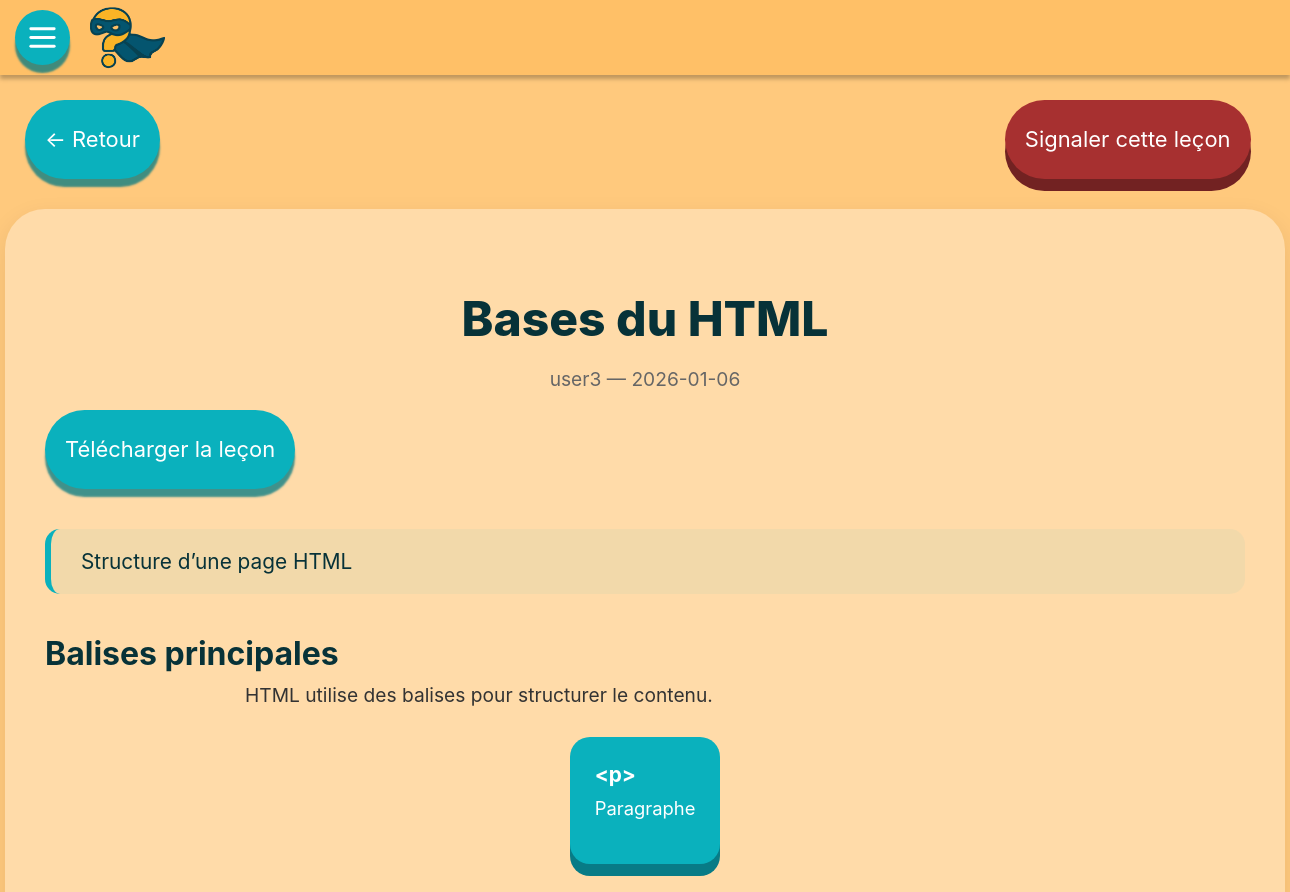
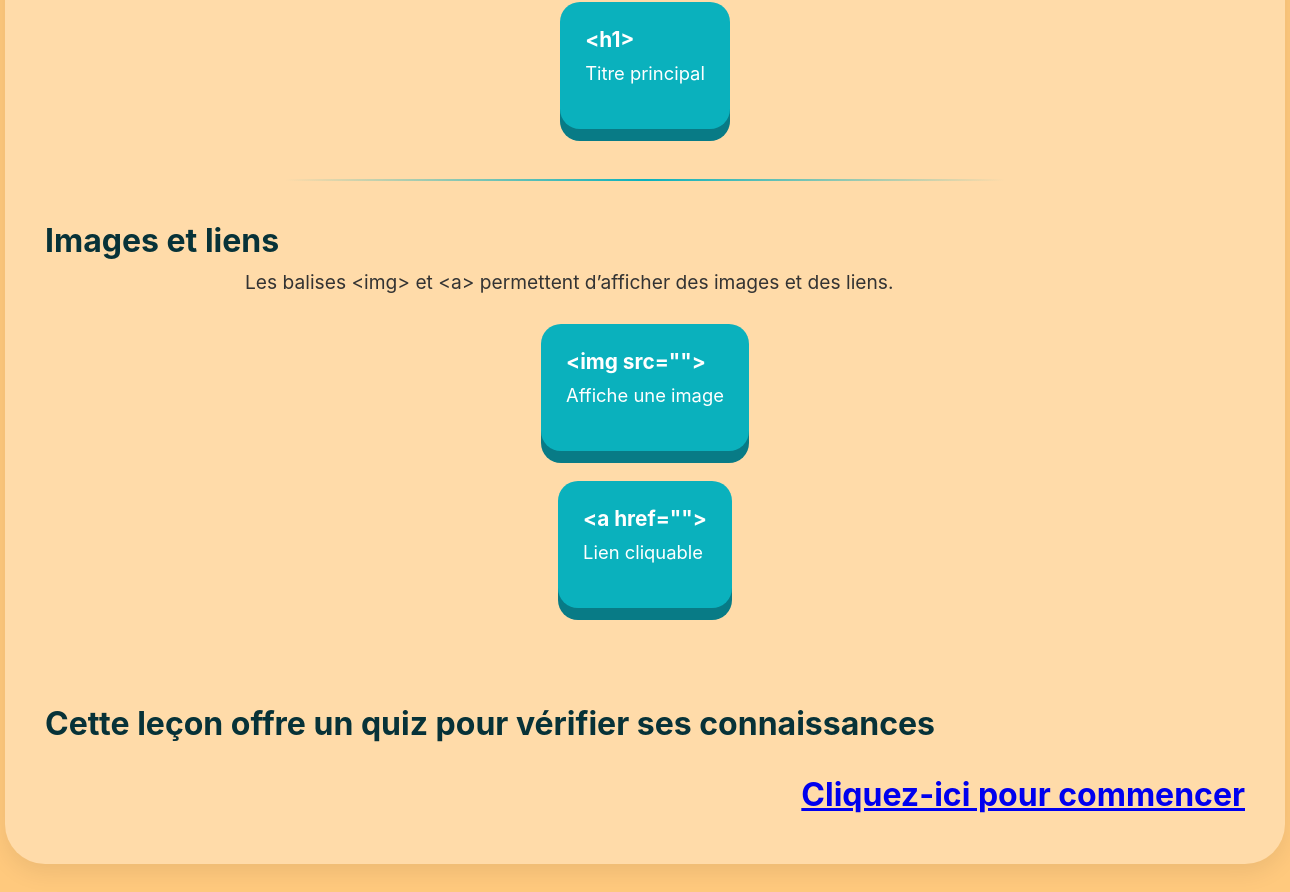
Page /?page=lesson&categorie=view&id=9 on the committed database (2 pictures, top to bottom).
### tables this page shows
CREATE TABLE Lecon(
                id INTEGER PRIMARY KEY AUTOINCREMENT,
                user_id INTEGER NOT NULL,
                quiz_id INTEGER,
                title TEXT NOT NULL,
                description TEXT,
                disponibilite TEXT,
                date DATE DEFAULT CURRENT_DATE,
                FOREIGN KEY (user_id) REFERENCES users(id) ON DELETE CASCADE,
                FOREIGN KEY (quiz_id) REFERENCES quiz(id) ON DELETE CASCADE,
                CHECK (disponibilite IN ('public','private','ami'))
            );

CREATE TABLE users(
                id INTEGER PRIMARY KEY AUTOINCREMENT,
                username TEXT NOT NULL,
                password TEXT NOT NULL,
                email TEXT NOT NULL,
                description TEXT DEFAULT '',
                admin BOOLEAN DEFAULT 0, picture_path TEXT DEFAULT NULL,
                UNIQUE(email)
            );

CREATE TABLE Partie(
                id INTEGER PRIMARY KEY AUTOINCREMENT,
                numeroPartie INTEGER,
                lecon_id INTEGER,
                title TEXT NOT NULL,
                content TEXT,
                FOREIGN KEY (lecon_id) REFERENCES Lecon(id) ON DELETE CASCADE
            );

CREATE TABLE Exemple(
                id INTEGER PRIMARY KEY AUTOINCREMENT,
                numeroExemple INTEGER,
                partie_id INTEGER,
                consigne TEXT NOT NULL,
                reponse TEXT NOT NULL,
                FOREIGN KEY (partie_id) REFERENCES Partie(id) ON DELETE CASCADE
            );

### src/controllers/LessonController.php (called while the page is built, shortened)
<?php
require_once ROOT . '/src/models/LessonModel.php';
require_once ROOT . '/config/config.php';
class LessonController {
    private LessonModel $model;
    public function __construct()
    {
        $this->db = getDbConnection();
        $this->model = new LessonModel($this->db);
    }
    public function index($id) {
        $lesson = $this->model->getLesson($id);
        $parties = $this->model->getPart($id) ?: [];
        $resultats = [];
        foreach ($parties as $part) {
            $exemples = $this->model->getExemple($part['id']);
            $resultats[] = $exemples;
        }
        require ROOT . '/src/views/lesson/show.php';
    }
}
?>

### config/config.php (called while the page is built, shortened)
<?php
function getDbConnection() {
    try{
        $conn = new PDO("sqlite:" . ROOT . "/database/database.db");
        $conn->setAttribute(PDO::ATTR_ERRMODE, PDO::ERRMODE_EXCEPTION);
    }catch(PDOException $e){
        die("Connection failed: " . $e->getMessage());
    }catch(Exception $e){
        die("Error: " . $e->getMessage());
    }
    return $conn;
}
?>

### src/models/LessonModel.php (called while the page is built, shortened)
<?php
class LessonModel
{
    private $db;
    public function __construct($db)
    {
        $this->db = $db;
    }
    public function getLesson(int $id): array|false
    {
        $stmt = $this->db->prepare("
        SELECT
            l.id,
            l.title,
            l.description,
            l.date AS date,
            l.quiz_id,
            l.disponibilite,
            u.username AS username,
            q.genre AS genre
        FROM lecon l
        JOIN users u ON u.id = l.user_id
        LEFT JOIN quiz q ON q.id = l.quiz_id
        WHERE l.id = ?
        LIMIT 1
    ");
        $stmt->execute([$id]);
        $result = $stmt->fetch(PDO::FETCH_ASSOC);
        return $result ?: false;
    }
    public function getPart(int $id): array|false
    {
        $stmt = $this->db->prepare("
            SELECT title, content,id
            FROM partie
            WHERE lecon_id = ?
            ORDER BY numeroPartie ASC
        ");
        $stmt->execute([$id]);
        return $stmt->fetchAll(PDO::FETCH_ASSOC);
    }
    public function getExemple(int $id): array|false
    {
        $stmt = $this->db->prepare("
            SELECT consigne, reponse, numeroExemple, partie_id
            FROM exemple
            WHERE partie_id = ?
            ORDER BY numeroExemple ASC
        ");
        $stmt->execute([$id]);
        return $stmt->fetchAll(PDO::FETCH_ASSOC);
    }
}

### src/views/lesson/show.php (the view, shortened to what this page needs)
<?php
require_once '../src/views/partials/header.php';
?>
<div class="buttonAction">
    <button onclick="window.location.href='?page=home'" class="button"><span></span>
        <p>← Retour</p>
    </button>
    <button class="button signalement" onclick="window.location.href='?page=signalement'"><span></span>
        <p>Signaler cette leçon</p>
    </button>
</div>
<main class="lesson-page">
    <section class="lesson-header">
        <h1><?= htmlspecialchars($lesson['title']) ?></h1>
        <div class="meta-info">
            <p><?= htmlspecialchars($lesson['username'] ?? '') ?> — <?= htmlspecialchars($lesson['date'] ?? '') ?></p>
        </div>
        <button class="button" onclick="save()"><span></span>
            <p>Télécharger la leçon</p>
        </button>
    </section>
    <?php if (!empty($lesson['description'])) : ?>
        <section class="lesson-intro">
            <p><?= nl2br(htmlspecialchars($lesson['description'])) ?></p>
        </section>
    <?php endif; ?>
    <?php
    $i = 0;
    foreach ($parties as $index => $part) :
    ?>
        <section class="lesson-part">
            <h2><?= htmlspecialchars($part['title']) ?></h2>
            <p><?= nl2br(htmlspecialchars($part['content'])) ?></p>
            <?php if (!empty($resultats[$i])) : ?>
                <?php foreach ($resultats[$i] as $exemple) : ?>
                    <div class="example-box">
                        <strong><?= htmlspecialchars($exemple['consigne']) ?></strong>
                        <p><?= htmlspecialchars($exemple['reponse']) ?></p>
                    </div>
                <?php endforeach;
                $i++; ?>
            <?php endif; ?>
        </section>
        <?php if ($index < count($parties) - 1) : ?>
            <div class="divider"></div>
        <?php endif; ?>
    <?php endforeach; ?>
    <?php if (isset($lesson['quiz_id']) && $lesson['quiz_id'] !== null) :  ?>
    <div class="info">
        <p>
            Cette leçon offre un quiz pour vérifier ses connaissances
        </p>
        <a href="?page=<?= $lesson['genre'] == "test" ? "pageInterQuiz&type=test" : $lesson['genre'] ?>&id=<?= $lesson['quiz_id'] ?> <?= $lesson['genre'] === "flashcard" ? "&action=start" : "" ?>">Cliquez-ici pour commencer</a>
    </div>
    <?php endif; ?>
</main>
</body>
</html>

### public/assets/style/lesson/show.css (style rules this page uses)
.lesson-page { margin: 30px auto; width: 100%; max-width: 1200px; padding: 40px; border-radius: 40px; background: #ffdba9; box-shadow: 0 8px 25px rgba(0, 0, 0, 0.08); box-sizing: "border-box"; }
.back-btn, .signalement { margin-top: 1%; margin-left: 1%; border-radius: 75px; background-color: #0AB1BD; color: white; border: none; padding: 21px 36px; font-size: 1.575rem; min-height: 69px; cursor: pointer; box-shadow: 0 12px 0 #087b86; }
.buttonAction { display: flex; width: 95%; flex-direction: row; justify-content: space-between; padding: 0 25px; margin-top: 25px; }
.lesson-header { text-align: center; margin-bottom: 40px; }
.lesson-header h1 { font-size: 3rem; font-weight: 800; margin-bottom: 10px; color: #073238; }
.lesson-header .meta-info { color: #666; font-size: 1.2rem; }
.lesson-intro { background: rgba(10, 177, 189, 0.05); border-left: solid 6px #0AB1BD; padding: 20px 30px; border-radius: 15px; margin-bottom: 40px; }
.lesson-intro p { font-size: 1.3rem; margin: 0; color: #073238; }
.lesson-part { margin-bottom: 50px; }
.lesson-part h2, .info { font-size: 2rem; font-weight: 700; color: #073238; margin-bottom: 10px; }
.lesson-part p { font-size: 1.2rem; color: #333; max-width: 800px; margin: 0 auto 20px; }
.example-box { background-color: #0AB1BD; border-radius: 20px; padding: 25px; width: fit-content; max-width: 70%; margin: 30px auto; box-shadow: 0 12px 0 #087b86; }
.example-box strong { color: #fff; font-weight: 700; font-size: 1.3rem; }
.example-box p { color: #fff; margin-top: 10px; font-size: 1.15rem; }
.divider { width: 60%; height: 2px; background: linear-gradient(to right, transparent, #0AB1BD, transparent); margin: 40px auto; border-radius: 5px; }
.info { margin-top: 8%; }
.info a { display: flex; justify-self: end; }

### public/assets/style/global.css (style rules this page uses)
body { font-family: 'Inter', sans-serif; background-color: #ffc97d; margin: 0; }
.button { all: unset; }
.signalement>span { background-color: rgb(167, 48, 48) !important; box-shadow: 0 12px 0 rgb(114, 34, 34) !important; }
.button, .searchbar, .input, .flatinput, .textarea { display: flex; position: relative; align-items: center; padding: 20px; justify-content: flex-start; gap: 20px; width: max-content; height: max-content; }
.button>span, .searchbar>span, .input>span, .flatinput>span, .textarea>span { position: absolute; inset: 0; background: #0ab1bd; border-radius: calc(infinity * 1px); cursor: pointer; z-index: 0; box-shadow: 0px 8px 2px #007881bf; transition: background ease-out 0.2s; }
.button>p { text-align: center; }
.button>p, .searchbar>p { font-size: min(1.7vw, 25px); line-height: 39px; color: #fff; margin: 0; z-index: 1; user-select: none; pointer-events: none; transition: color ease-out 0.2s; }
@media (min-width: 601px) and (max-width: 1350px) { h1 { font-size: 3.5vw; margin-bottom: 0px; } }

### rows in the picture
lecon: title "Bases du HTML", user.username "user3", date "2026-01-06", description "Structure d’une page HTML"
partie: title "Balises principales", content "HTML utilise des balises pour structurer le contenu."
exemple: consigne "<p>", reponse "Paragraphe"
exemple: consigne "<h1>", reponse "Titre principal"
partie: title "Images et liens", content "Les balises <img> et <a> permettent d’afficher des images et des liens."
exemple: consigne "<img src=\"\">", reponse "Affiche une image"
exemple: consigne "<a href=\"\">", reponse "Lien cliquable"
